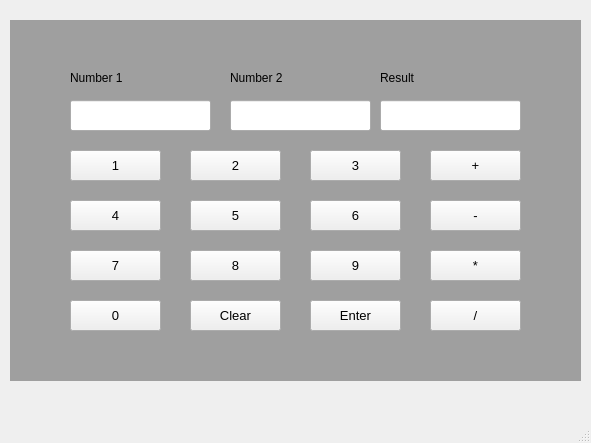
<?xml version="1.0" encoding="UTF-8"?>
<ui version="4.0">
 <class>MainWindow</class>
 <widget class="QMainWindow" name="MainWindow">
  <property name="geometry">
   <rect>
    <x>0</x>
    <y>0</y>
    <width>591</width>
    <height>443</height>
   </rect>
  </property>
  <property name="windowTitle">
   <string>MainWindow</string>
  </property>
  <widget class="QWidget" name="centralwidget">
   <widget class="QPushButton" name="Sub">
    <property name="geometry">
     <rect>
      <x>430</x>
      <y>200</y>
      <width>91</width>
      <height>31</height>
     </rect>
    </property>
    <property name="font">
     <font>
      <pointsize>10</pointsize>
      <bold>false</bold>
     </font>
    </property>
    <property name="text">
     <string>-</string>
    </property>
   </widget>
   <widget class="QPushButton" name="Num1">
    <property name="geometry">
     <rect>
      <x>70</x>
      <y>150</y>
      <width>91</width>
      <height>31</height>
     </rect>
    </property>
    <property name="font">
     <font>
      <pointsize>10</pointsize>
      <bold>false</bold>
     </font>
    </property>
    <property name="text">
     <string>1</string>
    </property>
   </widget>
   <widget class="QPushButton" name="Mul">
    <property name="geometry">
     <rect>
      <x>430</x>
      <y>250</y>
      <width>91</width>
      <height>31</height>
     </rect>
    </property>
    <property name="font">
     <font>
      <pointsize>10</pointsize>
      <bold>false</bold>
     </font>
    </property>
    <property name="text">
     <string>*</string>
    </property>
   </widget>
   <widget class="QPushButton" name="Div">
    <property name="geometry">
     <rect>
      <x>430</x>
      <y>300</y>
      <width>91</width>
      <height>31</height>
     </rect>
    </property>
    <property name="font">
     <font>
      <pointsize>10</pointsize>
      <bold>false</bold>
     </font>
    </property>
    <property name="text">
     <string>/</string>
    </property>
   </widget>
   <widget class="QPushButton" name="Num4">
    <property name="geometry">
     <rect>
      <x>70</x>
      <y>200</y>
      <width>91</width>
      <height>31</height>
     </rect>
    </property>
    <property name="font">
     <font>
      <pointsize>10</pointsize>
      <bold>false</bold>
     </font>
    </property>
    <property name="text">
     <string>4</string>
    </property>
   </widget>
   <widget class="QPushButton" name="Num0">
    <property name="geometry">
     <rect>
      <x>70</x>
      <y>300</y>
      <width>91</width>
      <height>31</height>
     </rect>
    </property>
    <property name="font">
     <font>
      <pointsize>10</pointsize>
      <bold>false</bold>
     </font>
    </property>
    <property name="text">
     <string>0</string>
    </property>
   </widget>
   <widget class="QLabel" name="Number1">
    <property name="geometry">
     <rect>
      <x>70</x>
      <y>70</y>
      <width>61</width>
      <height>16</height>
     </rect>
    </property>
    <property name="text">
     <string>Number 1</string>
    </property>
   </widget>
   <widget class="QPushButton" name="Num7">
    <property name="geometry">
     <rect>
      <x>70</x>
      <y>250</y>
      <width>91</width>
      <height>31</height>
     </rect>
    </property>
    <property name="font">
     <font>
      <pointsize>10</pointsize>
      <bold>false</bold>
     </font>
    </property>
    <property name="text">
     <string>7</string>
    </property>
   </widget>
   <widget class="QLabel" name="Result">
    <property name="geometry">
     <rect>
      <x>380</x>
      <y>70</y>
      <width>49</width>
      <height>16</height>
     </rect>
    </property>
    <property name="text">
     <string>Result</string>
    </property>
   </widget>
   <widget class="QLineEdit" name="lineEdit_3">
    <property name="geometry">
     <rect>
      <x>380</x>
      <y>100</y>
      <width>141</width>
      <height>31</height>
     </rect>
    </property>
    <property name="readOnly">
     <bool>true</bool>
    </property>
    <property name="clearButtonEnabled">
     <bool>false</bool>
    </property>
   </widget>
   <widget class="QPushButton" name="Num6">
    <property name="geometry">
     <rect>
      <x>310</x>
      <y>200</y>
      <width>91</width>
      <height>31</height>
     </rect>
    </property>
    <property name="font">
     <font>
      <pointsize>10</pointsize>
      <bold>false</bold>
     </font>
    </property>
    <property name="text">
     <string>6</string>
    </property>
   </widget>
   <widget class="QPushButton" name="Reset">
    <property name="geometry">
     <rect>
      <x>190</x>
      <y>300</y>
      <width>91</width>
      <height>31</height>
     </rect>
    </property>
    <property name="font">
     <font>
      <pointsize>10</pointsize>
      <bold>false</bold>
     </font>
    </property>
    <property name="text">
     <string>Clear</string>
    </property>
   </widget>
   <widget class="QPushButton" name="Num8">
    <property name="geometry">
     <rect>
      <x>190</x>
      <y>250</y>
      <width>91</width>
      <height>31</height>
     </rect>
    </property>
    <property name="font">
     <font>
      <pointsize>10</pointsize>
      <bold>false</bold>
     </font>
    </property>
    <property name="text">
     <string>8</string>
    </property>
   </widget>
   <widget class="QPushButton" name="Count">
    <property name="geometry">
     <rect>
      <x>310</x>
      <y>300</y>
      <width>91</width>
      <height>31</height>
     </rect>
    </property>
    <property name="font">
     <font>
      <pointsize>10</pointsize>
      <bold>false</bold>
     </font>
    </property>
    <property name="text">
     <string>Enter</string>
    </property>
   </widget>
   <widget class="QPushButton" name="Num5">
    <property name="geometry">
     <rect>
      <x>190</x>
      <y>200</y>
      <width>91</width>
      <height>31</height>
     </rect>
    </property>
    <property name="font">
     <font>
      <pointsize>10</pointsize>
      <bold>false</bold>
     </font>
    </property>
    <property name="text">
     <string>5</string>
    </property>
   </widget>
   <widget class="QPushButton" name="Num3">
    <property name="geometry">
     <rect>
      <x>310</x>
      <y>150</y>
      <width>91</width>
      <height>31</height>
     </rect>
    </property>
    <property name="font">
     <font>
      <pointsize>10</pointsize>
      <bold>false</bold>
     </font>
    </property>
    <property name="text">
     <string>3</string>
    </property>
   </widget>
   <widget class="QPushButton" name="Num9">
    <property name="geometry">
     <rect>
      <x>310</x>
      <y>250</y>
      <width>91</width>
      <height>31</height>
     </rect>
    </property>
    <property name="font">
     <font>
      <pointsize>10</pointsize>
      <bold>false</bold>
     </font>
    </property>
    <property name="text">
     <string>9</string>
    </property>
   </widget>
   <widget class="QLabel" name="Number2">
    <property name="geometry">
     <rect>
      <x>230</x>
      <y>70</y>
      <width>61</width>
      <height>16</height>
     </rect>
    </property>
    <property name="text">
     <string>Number 2</string>
    </property>
   </widget>
   <widget class="QPushButton" name="Add">
    <property name="geometry">
     <rect>
      <x>430</x>
      <y>150</y>
      <width>91</width>
      <height>31</height>
     </rect>
    </property>
    <property name="font">
     <font>
      <pointsize>10</pointsize>
      <bold>false</bold>
     </font>
    </property>
    <property name="text">
     <string>+</string>
    </property>
   </widget>
   <widget class="QMdiArea" name="mdiArea">
    <property name="geometry">
     <rect>
      <x>10</x>
      <y>20</y>
      <width>571</width>
      <height>361</height>
     </rect>
    </property>
   </widget>
   <widget class="QLineEdit" name="lineEdit">
    <property name="geometry">
     <rect>
      <x>70</x>
      <y>100</y>
      <width>141</width>
      <height>31</height>
     </rect>
    </property>
    <property name="readOnly">
     <bool>true</bool>
    </property>
    <property name="clearButtonEnabled">
     <bool>false</bool>
    </property>
   </widget>
   <widget class="QPushButton" name="Num2">
    <property name="geometry">
     <rect>
      <x>190</x>
      <y>150</y>
      <width>91</width>
      <height>31</height>
     </rect>
    </property>
    <property name="font">
     <font>
      <pointsize>10</pointsize>
      <bold>false</bold>
     </font>
    </property>
    <property name="text">
     <string>2</string>
    </property>
   </widget>
   <widget class="QLineEdit" name="lineEdit_2">
    <property name="geometry">
     <rect>
      <x>230</x>
      <y>100</y>
      <width>141</width>
      <height>31</height>
     </rect>
    </property>
    <property name="readOnly">
     <bool>true</bool>
    </property>
    <property name="clearButtonEnabled">
     <bool>false</bool>
    </property>
   </widget>
   <zorder>mdiArea</zorder>
   <zorder>Sub</zorder>
   <zorder>Num1</zorder>
   <zorder>Mul</zorder>
   <zorder>Div</zorder>
   <zorder>Num4</zorder>
   <zorder>Num0</zorder>
   <zorder>Number1</zorder>
   <zorder>Num7</zorder>
   <zorder>Result</zorder>
   <zorder>lineEdit_3</zorder>
   <zorder>Num6</zorder>
   <zorder>Reset</zorder>
   <zorder>Num8</zorder>
   <zorder>Count</zorder>
   <zorder>Num5</zorder>
   <zorder>Num3</zorder>
   <zorder>Num9</zorder>
   <zorder>Number2</zorder>
   <zorder>Add</zorder>
   <zorder>lineEdit</zorder>
   <zorder>Num2</zorder>
   <zorder>lineEdit_2</zorder>
  </widget>
  <widget class="QMenuBar" name="menubar">
   <property name="geometry">
    <rect>
     <x>0</x>
     <y>0</y>
     <width>591</width>
     <height>21</height>
    </rect>
   </property>
  </widget>
  <widget class="QStatusBar" name="statusbar"/>
 </widget>
 <resources/>
 <connections/>
</ui>
